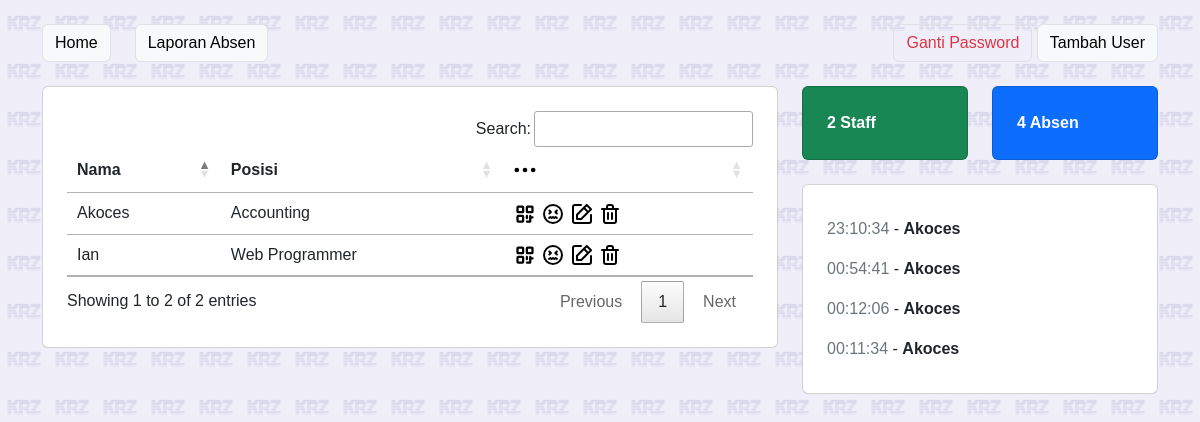
Page /dashboard.php (signed in) on the earlier database version.
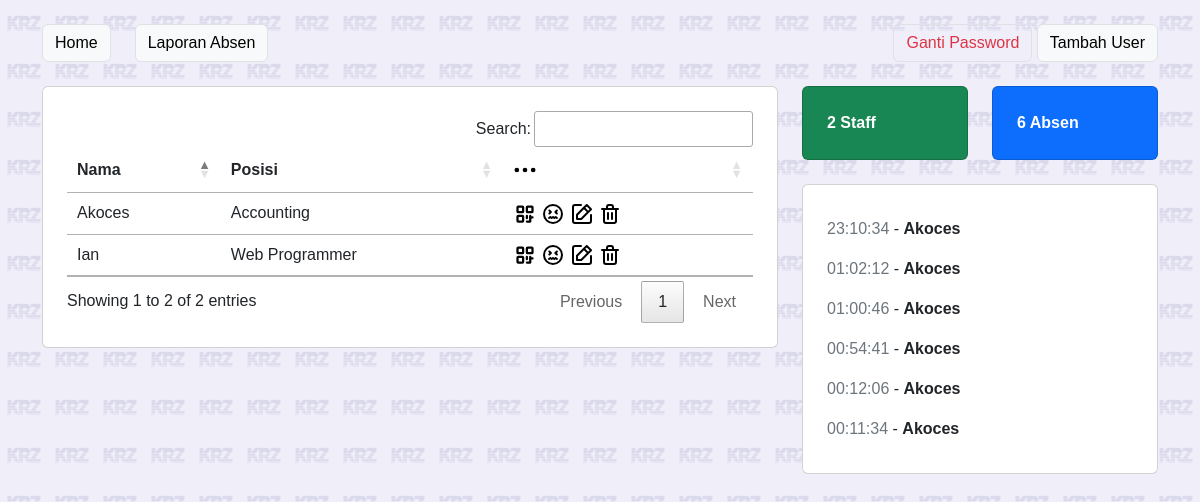
Same page on the later database version.
### tables this page shows
CREATE TABLE "staffs_tb" (
	"id_staff"	TEXT,
	"nama_staff"	TEXT,
	"posisi_staff"	TEXT,
	"foto_staff"	TEXT,
	PRIMARY KEY("id_staff")
);

CREATE TABLE "absen_tb" (
	"id_absen"	INTEGER,
	"idx_staff"	TEXT,
	"waktu_tmsp_absen"	INTEGER,
	"status_absen"	INTEGER,
	"bukti_absen"	TEXT,
	"keterangan_absen"	TEXT,
	PRIMARY KEY("id_absen" AUTOINCREMENT)
);

### helper/view.php (called while the page is built)
<?php
function components($v, $data = [])
{
    extract($data);
    include('components/' . $v . '.php');
}

### api.php (called while the page is built, shortened)
<?php
class AbsenkyAPI
{
    public $db;
    function __construct()
    {
        $this->db = new SQLite3('absenky.db');
    }
    public function absenToday()
    {
        $today = explode('-', date('d-m-Y'));
        $todayStart = mktime(0, 0, 0, $today[1], $today[0], $today[2]);
        $todayEnd = $todayStart + (3600 * 24);
        $query = "SELECT * FROM absen_tb INNER JOIN staffs_tb ON absen_tb.idx_staff = staffs_tb.id_staff WHERE waktu_tmsp_absen >= " . $todayStart . " AND waktu_tmsp_absen <= " . $todayEnd . " ORDER BY waktu_tmsp_absen DESC";
        $absen = $this->db->query($query);
        $result = [];
        while ($row = $absen->fetchArray()) {
            $result[] = $row;
        }
        return $result;
    }
}

### dashboard.php (the view, shortened to what this page needs)
<?php require_once('helper/view.php'); ?>
<?php
require_once('api.php');
$db = new SQLite3('absenky.db');
$api = new AbsenkyAPI();
$staff = [];
$result = $db->query("SELECT * FROM staffs_tb");
while ($row = $result->fetchArray()) {
    $staff[] = $row;
}
$absenToday = $api->absenToday();
?>
<!DOCTYPE html>
<html lang="en">
<head>
    <?php require_once('components/head.php'); ?>
</head>
<body>
    <div class="container mt-4">
        <div class="d-flex">
            <a href="index.php" class="btn btn-light border me-4">Home</a>
            <a href="laporan-absen.php" class="btn btn-light border">Laporan Absen</a>
            <div class="ms-auto">
                <a href="#" id="btn_ganti_pw" class="btn btn-outline-danger border ms-auto">Ganti Password</a>
                <a href="form-staff.php" class="btn btn-light border ms-auto">Tambah User</a>
            </div>
        </div>
    </div>
    <div class="container">
        <div class="row mt-4">
            <div class="col-lg-8 mb-4">
                <div class="card p-4">
                    <table class="table table-hover" id="table_staff">
                        <thead>
                            <tr>
                                <td class="fw-bold">Nama</td>
                                <td class="fw-bold">Posisi</td>
                                <td class="fw-bold">
                                    <svg xmlns="http://www.w3.org/2000/svg" width="24" viewBox="0 0 32 32" id="option">
                                        <g data-name="Layer 2">
                                            <circle cx="5.11" cy="16" r="3.11"></circle>
                                            <circle cx="16" cy="16" r="3.11"></circle>
                                            <circle cx="26.89" cy="16" r="3.11"></circle>
                                        </g>
                                    </svg>
                                </td>
                            </tr>
                        </thead>
                        <tbody>
                            <?php foreach ($staff as $s) : ?>
                                <?= components('list-staff', $s); ?>
                            <?php endforeach; ?>
                        </tbody>
                    </table>
                </div>
            </div>
            <div class="col-lg-4">
                <div class="row mb-4">
                    <div class="col-lg-6">
                        <div class="card p-4 bg-success fw-bold text-white">
                            <?= count($staff); ?> Staff
                        </div>
                    </div>
                    <div class="col-lg-6">
                        <div class="card p-4 fw-bold bg-primary text-white">
                            <?= count($absenToday); ?> Absen
                        </div>
                    </div>
                </div>
                <div class="card p-4">
                    <?php foreach ($absenToday as $absen) : ?>
                    <div class="my-2"><span class="text-muted"><?= date('H:i:s', $absen['waktu_tmsp_absen']); ?></span> - <b><?= $absen['nama_staff']?></b></div>
                    <?php endforeach; ?>
                </div>
            </div>
        </div>
    </div>
</body>
</html>

### components/list-staff.php (shortened to what this page needs)
<tr>
    <td><?= $nama_staff; ?></td>
    <td><?= $posisi_staff; ?></td>
    <td>
        <a href="#" class="text-decoration-none" onclick="showQR('<?= $id_staff; ?>', '<?= $nama_staff; ?>')" data-bs-toggle="modal" data-bs-target="#modalqr">
        </a>
        <a href="izin.php?id=<?= $id_staff; ?>" class="text-decoration-none">
        </a>
        <a href="form-staff.php?idstaff=<?= $id_staff; ?>" class="text-decoration-none">
        </a>
        <a href="#" class="text-decoration-none" id="btn_hapus" onclick="deleteStaff('<?= $id_staff; ?>', '<?= $nama_staff; ?>', this)">
        </a>
    </td>
</tr>

Differences in the rows shown:
added absen_tb: waktu_tmsp_absen "01:02:12", staffs_tb.nama_staff "Akoces"
added absen_tb: waktu_tmsp_absen "01:00:46", staffs_tb.nama_staff "Akoces"
Other differences:
count($absenToday): "4" → "6"
